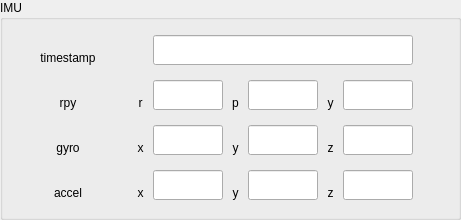
            <widget class="QGroupBox" name="groupBox_imu">
             <property name="minimumSize">
              <size>
               <width>0</width>
               <height>220</height>
              </size>
             </property>
             <property name="maximumSize">
              <size>
               <width>5200</width>
               <height>230</height>
              </size>
             </property>
             <property name="title">
              <string>IMU</string>
             </property>
             <layout class="QGridLayout" name="gridLayout_2">
              <property name="leftMargin">
               <number>5</number>
              </property>
              <property name="topMargin">
               <number>5</number>
              </property>
              <property name="rightMargin">
               <number>5</number>
              </property>
              <property name="bottomMargin">
               <number>5</number>
              </property>
              <property name="spacing">
               <number>5</number>
              </property>
              <item row="2" column="1">
               <widget class="QLabel" name="label_18">
                <property name="minimumSize">
                 <size>
                  <width>15</width>
                  <height>30</height>
                 </size>
                </property>
                <property name="maximumSize">
                 <size>
                  <width>15</width>
                  <height>30</height>
                 </size>
                </property>
                <property name="text">
                 <string>x</string>
                </property>
                <property name="alignment">
                 <set>Qt::AlignBottom|Qt::AlignHCenter</set>
                </property>
               </widget>
              </item>
              <item row="3" column="5">
               <widget class="QLabel" name="label_14">
                <property name="minimumSize">
                 <size>
                  <width>15</width>
                  <height>30</height>
                 </size>
                </property>
                <property name="maximumSize">
                 <size>
                  <width>15</width>
                  <height>30</height>
                 </size>
                </property>
                <property name="text">
                 <string>z</string>
                </property>
                <property name="alignment">
                 <set>Qt::AlignBottom|Qt::AlignHCenter</set>
                </property>
               </widget>
              </item>
              <item row="2" column="2">
               <widget class="QLineEdit" name="lineEdit_gyro_x">
                <property name="minimumSize">
                 <size>
                  <width>70</width>
                  <height>30</height>
                 </size>
                </property>
                <property name="maximumSize">
                 <size>
                  <width>70</width>
                  <height>30</height>
                 </size>
                </property>
                <property name="text">
                 <string/>
                </property>
                <property name="alignment">
                 <set>Qt::AlignLeading|Qt::AlignLeft|Qt::AlignVCenter</set>
                </property>
               </widget>
              </item>
              <item row="2" column="0">
               <widget class="QLabel" name="label_gyro">
                <property name="minimumSize">
                 <size>
                  <width>120</width>
                  <height>30</height>
                 </size>
                </property>
                <property name="maximumSize">
                 <size>
                  <width>12</width>
                  <height>30</height>
                 </size>
                </property>
                <property name="text">
                 <string>gyro</string>
                </property>
                <property name="alignment">
                 <set>Qt::AlignBottom|Qt::AlignHCenter</set>
                </property>
               </widget>
              </item>
              <item row="1" column="5">
               <widget class="QLabel" name="label_1">
                <property name="minimumSize">
                 <size>
                  <width>15</width>
                  <height>30</height>
                 </size>
                </property>
                <property name="maximumSize">
                 <size>
                  <width>15</width>
                  <height>30</height>
                 </size>
                </property>
                <property name="text">
                 <string>y</string>
                </property>
                <property name="alignment">
                 <set>Qt::AlignBottom|Qt::AlignHCenter</set>
                </property>
               </widget>
              </item>
              <item row="1" column="3">
               <widget class="QLabel" name="label_11">
                <property name="minimumSize">
                 <size>
                  <width>15</width>
                  <height>30</height>
                 </size>
                </property>
                <property name="maximumSize">
                 <size>
                  <width>15</width>
                  <height>30</height>
                 </size>
                </property>
                <property name="text">
                 <string>p</string>
                </property>
                <property name="alignment">
                 <set>Qt::AlignBottom|Qt::AlignHCenter</set>
                </property>
               </widget>
              </item>
              <item row="1" column="1">
               <widget class="QLabel" name="label_19">
                <property name="minimumSize">
                 <size>
                  <width>15</width>
                  <height>30</height>
                 </size>
                </property>
                <property name="maximumSize">
                 <size>
                  <width>15</width>
                  <height>30</height>
                 </size>
                </property>
                <property name="text">
                 <string>r</string>
                </property>
                <property name="alignment">
                 <set>Qt::AlignBottom|Qt::AlignHCenter</set>
                </property>
               </widget>
              </item>
              <item row="3" column="0">
               <widget class="QLabel" name="label_accel">
                <property name="minimumSize">
                 <size>
                  <width>120</width>
                  <height>30</height>
                 </size>
                </property>
                <property name="maximumSize">
                 <size>
                  <width>12</width>
                  <height>30</height>
                 </size>
                </property>
                <property name="text">
                 <string>accel</string>
                </property>
                <property name="alignment">
                 <set>Qt::AlignBottom|Qt::AlignHCenter</set>
                </property>
               </widget>
              </item>
              <item row="2" column="3">
               <widget class="QLabel" name="label_9">
                <property name="minimumSize">
                 <size>
                  <width>15</width>
                  <height>30</height>
                 </size>
                </property>
                <property name="maximumSize">
                 <size>
                  <width>15</width>
                  <height>30</height>
                 </size>
                </property>
                <property name="text">
                 <string>y</string>
                </property>
                <property name="alignment">
                 <set>Qt::AlignBottom|Qt::AlignHCenter</set>
                </property>
               </widget>
              </item>
              <item row="0" column="2" colspan="5">
               <widget class="QLineEdit" name="lineEdit_imu_timestamp">
                <property name="minimumSize">
                 <size>
                  <width>80</width>
                  <height>30</height>
                 </size>
                </property>
                <property name="maximumSize">
                 <size>
                  <width>2000</width>
                  <height>30</height>
                 </size>
                </property>
                <property name="text">
                 <string/>
                </property>
                <property name="alignment">
                 <set>Qt::AlignLeading|Qt::AlignLeft|Qt::AlignVCenter</set>
                </property>
               </widget>
              </item>
              <item row="1" column="0">
               <widget class="QLabel" name="label_rpy">
                <property name="minimumSize">
                 <size>
                  <width>120</width>
                  <height>30</height>
                 </size>
                </property>
                <property name="maximumSize">
                 <size>
                  <width>12</width>
                  <height>30</height>
                 </size>
                </property>
                <property name="text">
                 <string>rpy</string>
                </property>
                <property name="alignment">
                 <set>Qt::AlignBottom|Qt::AlignHCenter</set>
                </property>
               </widget>
              </item>
              <item row="3" column="3">
               <widget class="QLabel" name="label_15">
                <property name="minimumSize">
                 <size>
                  <width>15</width>
                  <height>30</height>
                 </size>
                </property>
                <property name="maximumSize">
                 <size>
                  <width>15</width>
                  <height>30</height>
                 </size>
                </property>
                <property name="text">
                 <string>y</string>
                </property>
                <property name="alignment">
                 <set>Qt::AlignBottom|Qt::AlignHCenter</set>
                </property>
               </widget>
              </item>
              <item row="3" column="2">
               <widget class="QLineEdit" name="lineEdit_accel_x">
                <property name="minimumSize">
                 <size>
                  <width>70</width>
                  <height>30</height>
                 </size>
                </property>
                <property name="maximumSize">
                 <size>
                  <width>70</width>
                  <height>30</height>
                 </size>
                </property>
                <property name="text">
                 <string/>
                </property>
                <property name="alignment">
                 <set>Qt::AlignLeading|Qt::AlignLeft|Qt::AlignVCenter</set>
                </property>
               </widget>
              </item>
              <item row="2" column="5">
               <widget class="QLabel" name="label_12">
                <property name="minimumSize">
                 <size>
                  <width>15</width>
                  <height>30</height>
                 </size>
                </property>
                <property name="maximumSize">
                 <size>
                  <width>15</width>
                  <height>30</height>
                 </size>
                </property>
                <property name="text">
                 <string>z</string>
                </property>
                <property name="alignment">
                 <set>Qt::AlignBottom|Qt::AlignHCenter</set>
                </property>
               </widget>
              </item>
              <item row="3" column="4">
               <widget class="QLineEdit" name="lineEdit_accel_y">
                <property name="minimumSize">
                 <size>
                  <width>70</width>
                  <height>30</height>
                 </size>
                </property>
                <property name="maximumSize">
                 <size>
                  <width>70</width>
                  <height>30</height>
                 </size>
                </property>
                <property name="text">
                 <string/>
                </property>
                <property name="alignment">
                 <set>Qt::AlignLeading|Qt::AlignLeft|Qt::AlignVCenter</set>
                </property>
               </widget>
              </item>
              <item row="1" column="4">
               <widget class="QLineEdit" name="lineEdit_pitch">
                <property name="minimumSize">
                 <size>
                  <width>70</width>
                  <height>30</height>
                 </size>
                </property>
                <property name="maximumSize">
                 <size>
                  <width>70</width>
                  <height>30</height>
                 </size>
                </property>
                <property name="text">
                 <string/>
                </property>
                <property name="alignment">
                 <set>Qt::AlignLeading|Qt::AlignLeft|Qt::AlignVCenter</set>
                </property>
               </widget>
              </item>
              <item row="1" column="7">
               <spacer name="horizontalSpacer_13">
                <property name="orientation">
                 <enum>Qt::Horizontal</enum>
                </property>
                <property name="sizeHint" stdset="0">
                 <size>
                  <width>40</width>
                  <height>20</height>
                 </size>
                </property>
               </spacer>
              </item>
              <item row="2" column="6">
               <widget class="QLineEdit" name="lineEdit_gyro_z">
                <property name="minimumSize">
                 <size>
                  <width>70</width>
                  <height>30</height>
                 </size>
                </property>
                <property name="maximumSize">
                 <size>
                  <width>70</width>
                  <height>30</height>
                 </size>
                </property>
                <property name="text">
                 <string/>
                </property>
                <property name="alignment">
                 <set>Qt::AlignLeading|Qt::AlignLeft|Qt::AlignVCenter</set>
                </property>
               </widget>
              </item>
              <item row="1" column="2">
               <widget class="QLineEdit" name="lineEdit_roll">
                <property name="minimumSize">
                 <size>
                  <width>70</width>
                  <height>30</height>
                 </size>
                </property>
                <property name="maximumSize">
                 <size>
                  <width>70</width>
                  <height>30</height>
                 </size>
                </property>
                <property name="text">
                 <string/>
                </property>
                <property name="alignment">
                 <set>Qt::AlignLeading|Qt::AlignLeft|Qt::AlignVCenter</set>
                </property>
               </widget>
              </item>
              <item row="2" column="4">
               <widget class="QLineEdit" name="lineEdit_gyro_y">
                <property name="minimumSize">
                 <size>
                  <width>70</width>
                  <height>30</height>
                 </size>
                </property>
                <property name="maximumSize">
                 <size>
                  <width>70</width>
                  <height>30</height>
                 </size>
                </property>
                <property name="text">
                 <string/>
                </property>
                <property name="alignment">
                 <set>Qt::AlignLeading|Qt::AlignLeft|Qt::AlignVCenter</set>
                </property>
               </widget>
              </item>
              <item row="1" column="6">
               <widget class="QLineEdit" name="lineEdit_yaw">
                <property name="minimumSize">
                 <size>
                  <width>70</width>
                  <height>30</height>
                 </size>
                </property>
                <property name="maximumSize">
                 <size>
                  <width>70</width>
                  <height>30</height>
                 </size>
                </property>
                <property name="text">
                 <string/>
                </property>
                <property name="alignment">
                 <set>Qt::AlignLeading|Qt::AlignLeft|Qt::AlignVCenter</set>
                </property>
               </widget>
              </item>
              <item row="0" column="0">
               <widget class="QLabel" name="label_16">
                <property name="minimumSize">
                 <size>
                  <width>90</width>
                  <height>30</height>
                 </size>
                </property>
                <property name="maximumSize">
                 <size>
                  <width>200</width>
                  <height>30</height>
                 </size>
                </property>
                <property name="text">
                 <string>timestamp</string>
                </property>
                <property name="alignment">
                 <set>Qt::AlignBottom|Qt::AlignHCenter</set>
                </property>
               </widget>
              </item>
              <item row="3" column="6">
               <widget class="QLineEdit" name="lineEdit_accel_z">
                <property name="minimumSize">
                 <size>
                  <width>70</width>
                  <height>30</height>
                 </size>
                </property>
                <property name="maximumSize">
                 <size>
                  <width>70</width>
                  <height>30</height>
                 </size>
                </property>
                <property name="text">
                 <string/>
                </property>
                <property name="alignment">
                 <set>Qt::AlignLeading|Qt::AlignLeft|Qt::AlignVCenter</set>
                </property>
               </widget>
              </item>
              <item row="3" column="1">
               <widget class="QLabel" name="label_23">
                <property name="minimumSize">
                 <size>
                  <width>15</width>
                  <height>30</height>
                 </size>
                </property>
                <property name="maximumSize">
                 <size>
                  <width>15</width>
                  <height>30</height>
                 </size>
                </property>
                <property name="text">
                 <string>x</string>
                </property>
                <property name="alignment">
                 <set>Qt::AlignBottom|Qt::AlignHCenter</set>
                </property>
               </widget>
              </item>
             </layout>
            </widget>
